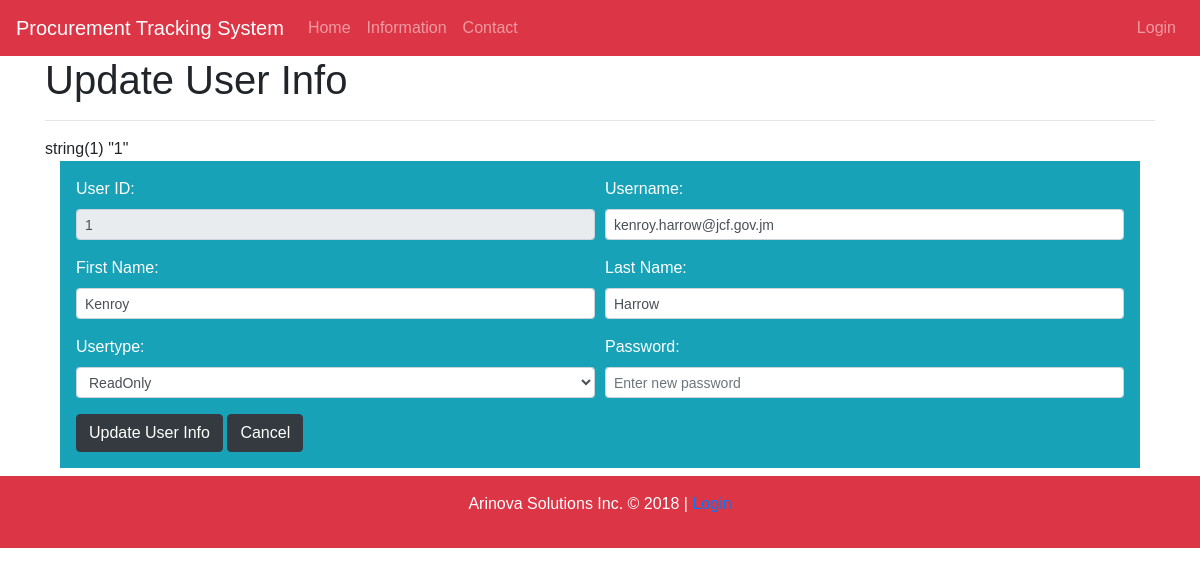
The page /user_update.php?userid=1 on the database its author committed.
### tables this page shows
CREATE TABLE IF NOT EXISTS `user_tb` (
  `userid` int(11) NOT NULL AUTO_INCREMENT,
  `fname` varchar(15) NOT NULL,
  `lname` varchar(15) NOT NULL,
  `username` varchar(40) NOT NULL,
  `password` varchar(50) NOT NULL,
  `usertype` varchar(9) NOT NULL,
  `date_created` timestamp NOT NULL DEFAULT CURRENT_TIMESTAMP,
  `last_log` datetime NOT NULL DEFAULT CURRENT_TIMESTAMP,
  PRIMARY KEY (`userid`),
  UNIQUE KEY `username` (`username`) USING BTREE
);

### user_update.php (the view, shortened to what this page needs)
<?php
	require_once 'inc/header.inc.php';
	include_once 'inc/dbh.inc.php';
?>
<div class = "container">
	<h1>Update User Info</h1><hr>
	<?php
		if($_SERVER['REQUEST_METHOD'] == 'POST')
		{
			$fname = trim($_POST['fname']);
			$lname = trim($_POST['lname']);
			$username = strtolower(trim($_POST['username']));
			$password = $_POST['password'];
			$usertype = $_POST['usertype'];
			$id = $_POST['userid'];
			$encryp_password = md5($password.$username);
			$qry = "UPDATE `user_tb` SET `username`= '$username', `fname`= '$fname',`lname`='$lname',`password`='$encryp_password',`usertype`='$usertype' WHERE `userid` = '$id'";
			$command = mysqli_query($conn, $qry);
			if (!$command){
				echo '<div class="alert alert-danger">Failed to submit to database: "' . mysqli_error($conn) . '</div>';
			}
			header("Location: user_manage.php");
		}
		else
		{
			$id = $_GET['userid'];
			var_dump ($id);
			$query = "SELECT * from user_tb where `userid`= '$id'";
			$command = mysqli_query($conn, $query);
			$result = mysqli_fetch_row($command);
			if(!$result){
				echo '<div class="alert alert-danger">Record Not Found! </div>';
			}
			else
			{
	?>
	<div class = "container">
	<div class="p-3 mb-2 bg-info text-white">
	<form method = "POST" action = "<?php echo htmlspecialchars($_SERVER["PHP_SELF"]);?>" enctype = "multipart/form-data">
		<div class="form-row">
			<div class= "form-group col-md-6">
				<label for = "userid">User ID:</label>
				<input id = "userid" class="form-control form-control-sm" type = "text" name = "userid" value="<?PHP echo $result[0]; ?>" readonly>
			</div>
			<div class= "form-group col-md-6">
				<label for = "username">Username:</label>
				<input id = "username" class="form-control form-control-sm" type = "text" name = "username" value="<?PHP echo $result[3]; ?>">
			</div>
		</div>
		<div class="form-row">
			<div class= "form-group col-md-6">
				<label for = "fname">First Name:</label>
				<input id = "fname" class="form-control form-control-sm" type = "text" name = "fname" value="<?PHP echo $result[1]; ?>">
			</div>
			<div class= "form-group col-md-6">
				<label for = "LName">Last Name:</label>
				<input id = "LName" class="form-control form-control-sm" type = "text" name = "lname" value="<?PHP echo $result[2]; ?>">
			</div>
		</div>
		<div class="form-row">
			<div class= "form-group col-md-6">
				<label for = "usertype">Usertype:</label>
				<select id = "usertype" class="form-control form-control-sm" type = "text" name = "usertype">
					<option value="<?PHP echo $result[5]; ?>"><strong><?PHP echo $result[5]; ?></strong></option><option value="Admin">Admin</option><option value="SuperUser">Super-User</option><option value="ReadOnly">Read-Only</option>
				</select>
			</div>
			<div class= "form-group col-md-6">
				<label for = "Password">Password:</label>
				<input id = "password" class="form-control form-control-sm" type = "password" name = "password" placeholder="Enter new password">
			</div>
		</div>
		<input type = "submit" name = "submit" value = "Update User Info" class="btn btn-large btn-dark"/>
		<a href="user_manage.php" class="btn btn-large btn-dark">Cancel</a>
	</form>
	</div>
	</div>
	<?php
			}
		}
	?>
</div>
<?php
	require_once 'inc/footer.inc.php';
?>

### css/styles.css (style rules this page uses)
body { background-image:url(images/index/bg.jpg) no-repeat; background-size:cover; }

### css/slide.css (style rules this page uses)
* { box-sizing:border-box }
body { font-family: Verdana,sans-serif;margin:0 }

### rows shown on the page
user_tb: userid "1", username "kenroy.harrow@jcf.gov.jm", fname "Kenroy", lname "Harrow"
